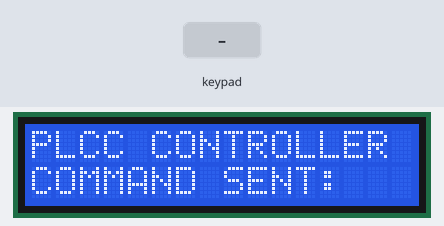
The sketch below on a simulated Arduino Uno, built with avr-gcc and run on an emulated ATmega328P. Shown: 16×2 character LCD. Inputs (shaded band) come from the test bench. What the sketch prints to the serial monitor is not drawn.

Above: at 1.2 s.
1.3 s: keypad keys 5 6 7 8 # pressed 0.4 s apart
At 5.8 s:
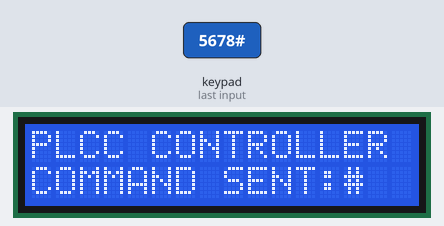
6.3 s: key 'A' pressed
At 7.4 s:
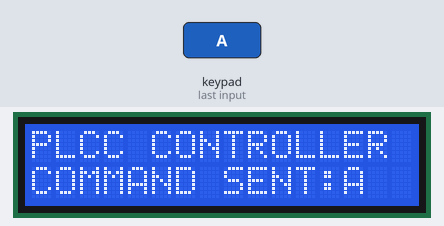
7.9 s: key 'B' pressed
At 9.1 s:
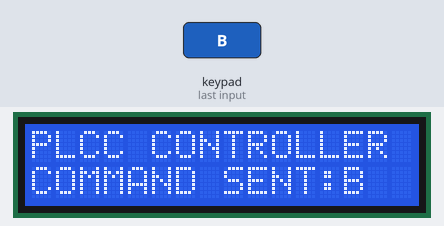
9.4 s: keypad keys 5 6 7 8 * pressed 0.4 s apart
At 14.2 s:
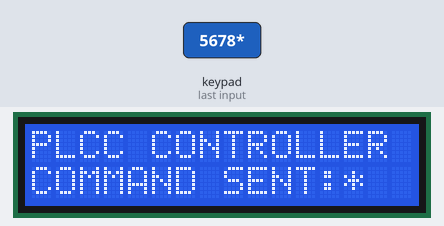
14.4 s: key 'C' pressed
At 14.9 s:
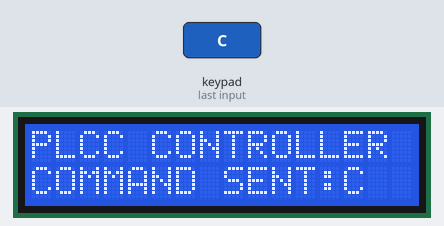
16.0 s: keypad keys 5 6 7 8 D pressed 0.4 s apart
At 16.8 s:
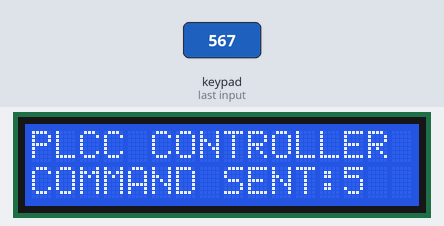
Timing chart, 0 to 19.0 s (numbered marks = the images above; inputs shaded):
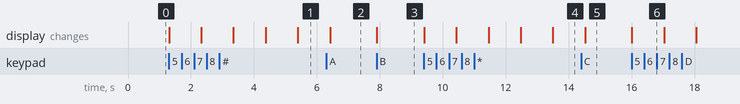

Measured:
- after the input at 1.3 s, the display: first changes at once (image 1 shows a later state)
- after the input at 6.3 s, the display: changes after 0.12 s (image 2)
- after the input at 7.9 s, the display: changes at once (image 3)
- after the input at 9.4 s, the display: first changes at once (image 4 shows a later state)
- after the input at 14.4 s, the display: changes after 0.12 s (image 5)
- after the input at 16.0 s, the display: changes at once (image 6)

The sketch:

ArduinoCode.ino
```cpp
#include <LiquidCrystal_I2C.h>

LiquidCrystal_I2C lcd(0x27,16,2);  // set the LCD address to 0x3F for a 16 chars and 2 line display

#include <Keypad.h>

const byte ROWS = 4;  //four rows
const byte COLS = 4;  //four columns

char keys[ROWS][COLS] = {
  { '1', '2', '3', 'A' },
  { '4', '5', '6', 'B' },
  { '7', '8', '9', 'C' },
  { '*', '0', '#', 'D' }
};

byte rowPins[ROWS] = { 5, 6, 7, 8 };  //connect to the row pinouts of the keypad
byte colPins[COLS] = { 9, 10, 11, 12 };  //connect to the column pinouts of the keypad

//Create an object of keypad
Keypad keypad = Keypad(makeKeymap(keys), rowPins, colPins, ROWS, COLS);


void setup() {

   lcd.init();
  lcd.clear();
  lcd.backlight();      // Make sure backlight is on

  // Print a message on both lines of the LCD.
  lcd.setCursor(0,0);   //Set cursor to character 2 on line 0
  lcd.print("PLCC CONTROLLER");
  lcd.setCursor(0,1);   //Set cursor to character 2 on line 0
  lcd.print("COMMAND SENT:");
  Serial.begin(9600); // For debugging

}

void loop() {

    char key = keypad.getKey();  // Read the key

  // Print if key pressed
  if (key) {
    lcd.setCursor(13,1);   //Set cursor to character 2 on line 0
    lcd.print(key);
    Serial.print(key);
    delay(1000);
  }
  // Check if data is available

}
```
